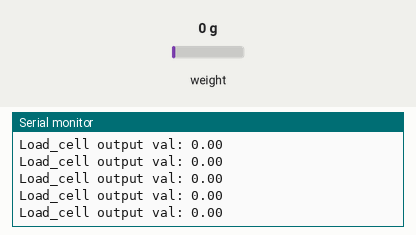
Recording of a sketch running on a simulated Arduino Uno, built with avr-gcc and run on an emulated ATmega328P. Shown: the last lines printed to the serial monitor. The test bench sets the inputs (shaded band); at power-on: weight on the scale 0 g.

Above: at 3.6 s.
3.7 s: weight on the scale set to 100 g
At 3.72 s:
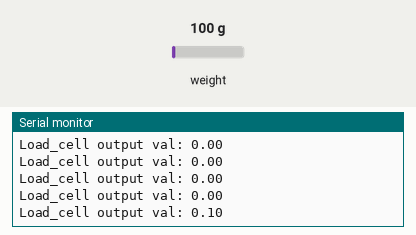
5.2 s: weight on the scale set to 1250 g
At 5.22 s:
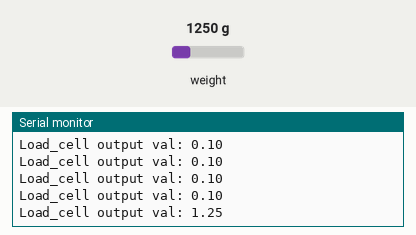
Timing chart, 0 to 8.2 s (numbered marks = the images above; inputs shaded):
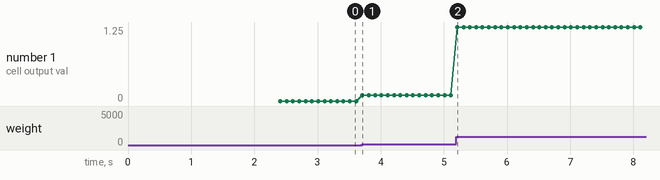

Measured:
- after the input at 3.7 s, the serial monitor: prints a new line at once (image 1)
- after the input at 5.2 s, the serial monitor: prints a new line at once (image 2)
- plotted number 1: 0 → 0.1 after the input at 3.7 s, 0.1 → 1.25 after the input at 5.2 s

The sketch:

sketch.ino
```cpp
/*
   HX711 Analog-to-Digital Converter for Weight Scales
*/

#include <HX711_ADC.h>


//pins:
const int HX711_dout = 4; //arduino 4 -> load cell module dout pin
const int HX711_sck = 5; //arduino 5 -> load cell module sck pin

//HX711 constructor:
HX711_ADC LoadCell(HX711_dout, HX711_sck);

const int calVal_eepromAdress = 0;
unsigned long t = 0;

void setup() {
  Serial.begin(57600); delay(10);
  Serial.println();
  Serial.println("Starting...");

  LoadCell.begin();
  float calibrationValue;
  calibrationValue = 15904.80; // the calibration value we found that is needed for our load cell
  unsigned long stabilizingtime = 2000;

  boolean _tare = true;
  LoadCell.start(stabilizingtime, _tare);
  if (LoadCell.getTareTimeoutFlag()) {
    Serial.println("Timeout, check MCU>HX711 wiring and pin designations");
    while (1);
  }
  else {
    LoadCell.setCalFactor(calibrationValue); // set calibration value (float)
    Serial.println("Startup is complete");
  }
}

void loop() {
  static boolean newDataReady = 0;
  const int serialPrintInterval = 0; //increase value to slow down serial print activity

  if (LoadCell.update()) newDataReady = true; //checks for new data and starts the next conversion

  if (newDataReady) {
    if (millis() > t + serialPrintInterval) {
      float i = LoadCell.getData();
      Serial.print("Load_cell output val: ");
      Serial.println(i);
      newDataReady = 0;
      t = millis();
    }
  }

}
```
